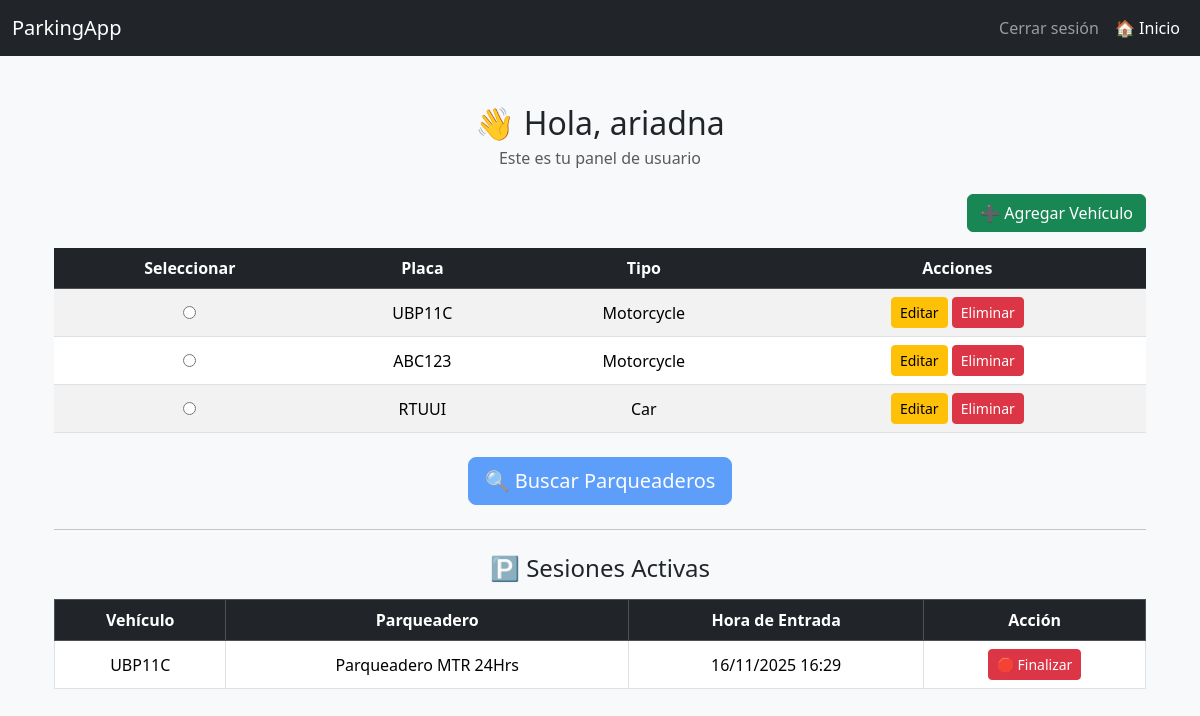
/dashboard/user/ (signed in), run on an earlier commit of the app's database.
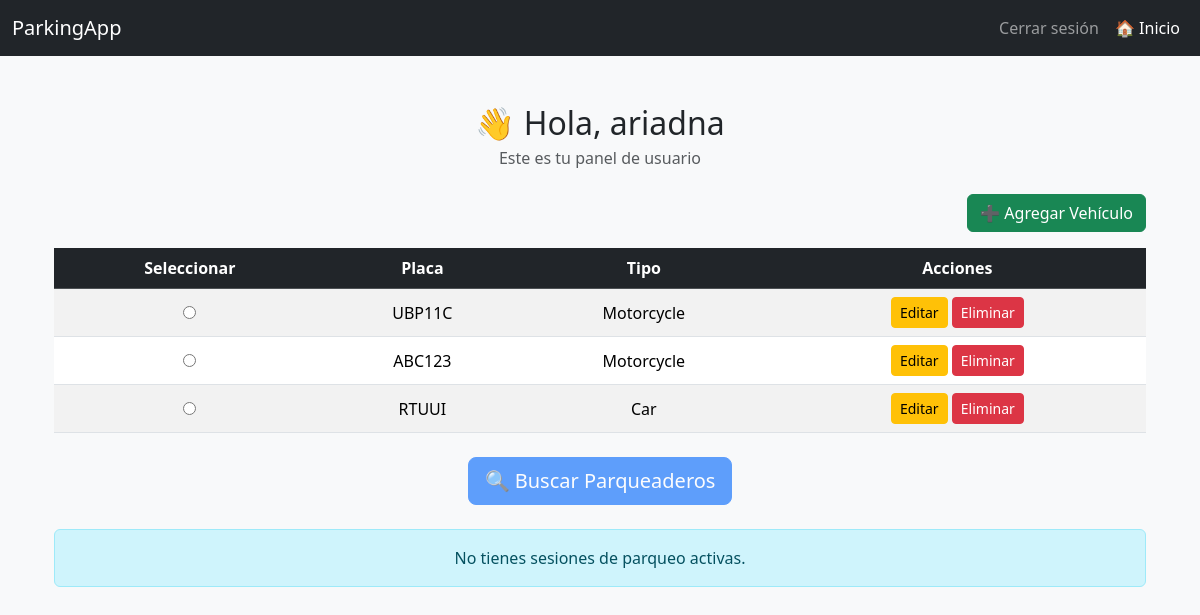
And on a later commit of the database.
### apparcar/models.py (models this page shows, shortened)
class Car(models.Model):
    VEHICLE_TYPE = [
        ('car', 'Car'),
        ('moto', 'Motorcycle'),
    ]
    user = models.ForeignKey(CustomUser, on_delete=models.CASCADE, related_name="cars")
    license_plate = models.CharField(max_length=10, unique=True)
    vehicle_type = models.CharField(max_length=10, choices=VEHICLE_TYPE, default='car')
    brand = models.CharField(max_length=50)
    model = models.CharField(max_length=50)
    color = models.CharField(max_length=30)

class ParkingSession(models.Model):
    car = models.ForeignKey(Car, on_delete=models.CASCADE, related_name="sessions")
    parking = models.ForeignKey(Parking, on_delete=models.CASCADE, related_name="sessions")
    entry_time = models.DateTimeField(auto_now_add=True)
    exit_time = models.DateTimeField(null=True, blank=True)
    paid = models.BooleanField(default=False)
    total_amount = models.DecimalField(max_digits=8, decimal_places=2, null=True, blank=True)
    class Meta:
        ordering = ["-entry_time"]

class Parking(models.Model):
    owner = models.ForeignKey(Owner, on_delete=models.CASCADE, related_name="parkings")
    name = models.CharField("Nombre del estacionamiento", max_length=100)
    latitude = models.DecimalField(max_digits=9, decimal_places=6)
    longitude = models.DecimalField(max_digits=9, decimal_places=6)
    car_spaces = models.PositiveIntegerField(default=0)
    moto_spaces = models.PositiveIntegerField(default=0)
    opening_time = models.TimeField()
    closing_time = models.TimeField()
    car_rate = models.DecimalField(max_digits=6, decimal_places=2)
    moto_rate = models.DecimalField(max_digits=6, decimal_places=2)
    nearby_place = models.CharField(max_length=500)
    embedding = models.JSONField(null=True, blank=True, help_text="Embedding semántico (lista de floats)")

### apparcar/views.py (the view)
# urls.py: path('dashboard/user/', views.user_dashboard, name='user_dashboard'),
@login_required
def user_dashboard(request):
    if request.user.role != "user":
        messages.error(request, "No tienes permiso para acceder a esta página.")
        return redirect("login")
    vehicles = Car.objects.filter(user=request.user)
    active_sessions = ParkingSession.objects.filter(car__user=request.user, exit_time__isnull=True).select_related("car", "parking")
    return render(request, "user/dashboard.html", {
        "vehicles": vehicles,
        "active_sessions": active_sessions,
    })

### apparcar/templates/user/dashboard.html (shortened to what this page needs)
{% extends 'base.html' %}
{% load static %}
{% block content %}
<div class="container mt-5">
  <h2 class="text-center mb-1">👋 Hola, {{ user.username }}</h2>
  <p class="text-center text-muted mb-4">Este es tu panel de usuario</p>
  <div class="text-end mb-3">
    <button id="toggle-form-btn" class="btn btn-success">➕ Agregar Vehículo</button>
  </div>
  <table class="table table-striped align-middle text-center">
    <thead class="table-dark">
      <tr>
        <th>Seleccionar</th>
        <th>Placa</th>
        <th>Tipo</th>
        <th>Acciones</th>
      </tr>
    </thead>
    <tbody>
      {% for v in vehicles %}
      <tr>
        <td><input type="radio" name="selected_vehicle" value="{{ v.id }}"></td>
        <td>{{ v.license_plate }}</td>
        <td>{{ v.get_vehicle_type_display }}</td>
        <td>
          <a href="{% url 'edit_vehicle' v.id %}" class="btn btn-warning btn-sm">Editar</a>
          <a href="{% url 'delete_vehicle' v.id %}" class="btn btn-danger btn-sm">Eliminar</a>
        </td>
      </tr>
      {% empty %}
      <tr><td colspan="7">No tienes vehículos registrados.</td></tr>
      {% endfor %}
    </tbody>
  </table>
  <div class="text-center mt-4">
    <a id="search-btn" href="#" class="btn btn-primary btn-lg disabled" aria-disabled="true">
      🔍 Buscar Parqueaderos
    </a>
  </div>
  {% if active_sessions %}
  <hr class="my-4">
  <h4 class="text-center mb-3">🅿️ Sesiones Activas</h4>
  <div class="table-responsive">
    <table class="table table-bordered align-middle text-center">
      <thead class="table-dark">
        <tr>
          <th>Vehículo</th>
          <th>Parqueadero</th>
          <th>Hora de Entrada</th>
          <th>Acción</th>
        </tr>
      </thead>
      <tbody>
        {% for session in active_sessions %}
        <tr>
          <td>{{ session.car.license_plate }}</td>
          <td>{{ session.parking.name }}</td>
          <td>{{ session.entry_time|date:"d/m/Y H:i" }}</td>
          <td>
            <button type="button" class="btn btn-danger btn-sm"
                    data-bs-toggle="modal"
                    data-bs-target="#closeSessionModal{{ session.id }}">
              🛑 Finalizar
            </button>
          </td>
        </tr>
        {% endfor %}
      </tbody>
    </table>
  </div>
  {% else %}
  <div class="alert alert-info text-center mt-4">
    No tienes sesiones de parqueo activas.
  </div>
  {% endif %}
</div>
{% endblock %}

What changed in the data, as far as the page shows it:
no longer on this page (row edited): ParkingSession: car.license_plate "UBP11C", parking.name "Parqueadero MTR 24Hrs", entry_time "16/11/2025 16:29"
Also different on the page:
text no longer shown: "🅿️ Sesiones Activas Vehículo Parqueadero Hora de Entrada Acción"
text now shown: "No tienes sesiones de parqueo activas."
